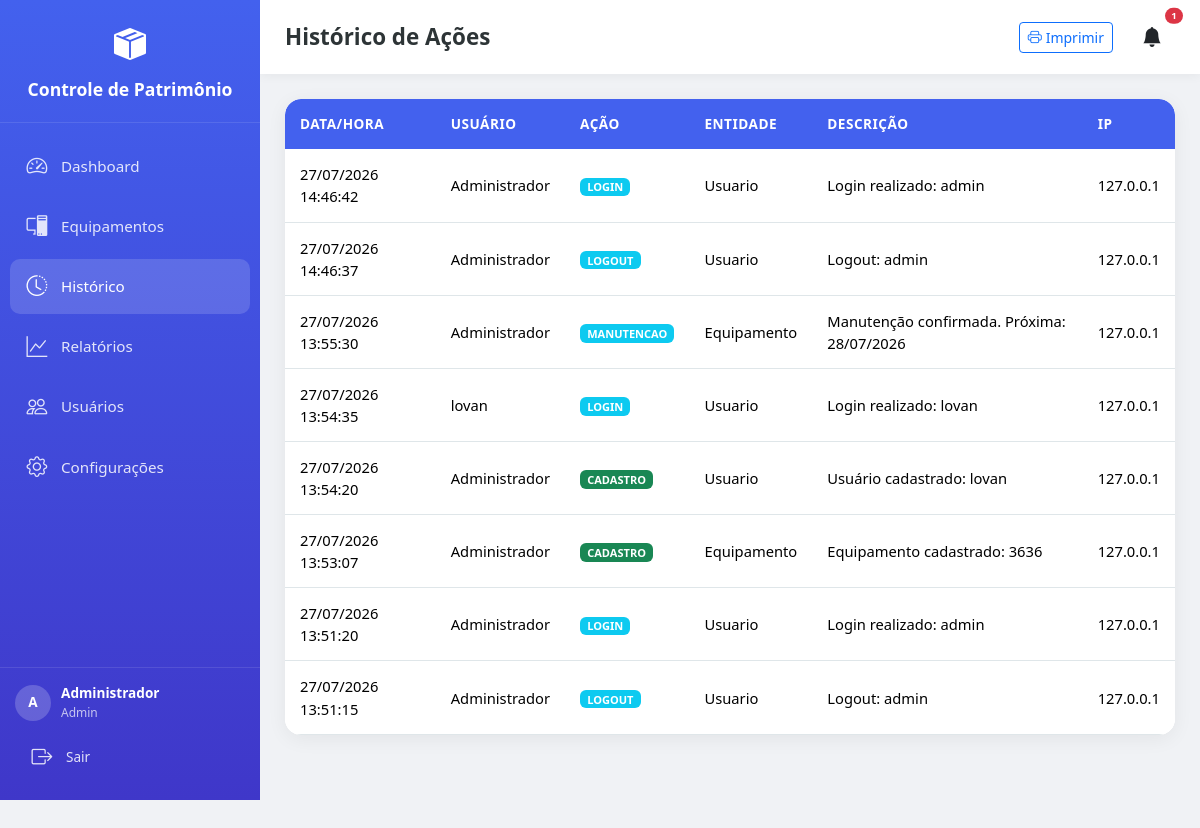
Page /historico (signed in) on the earlier database version.
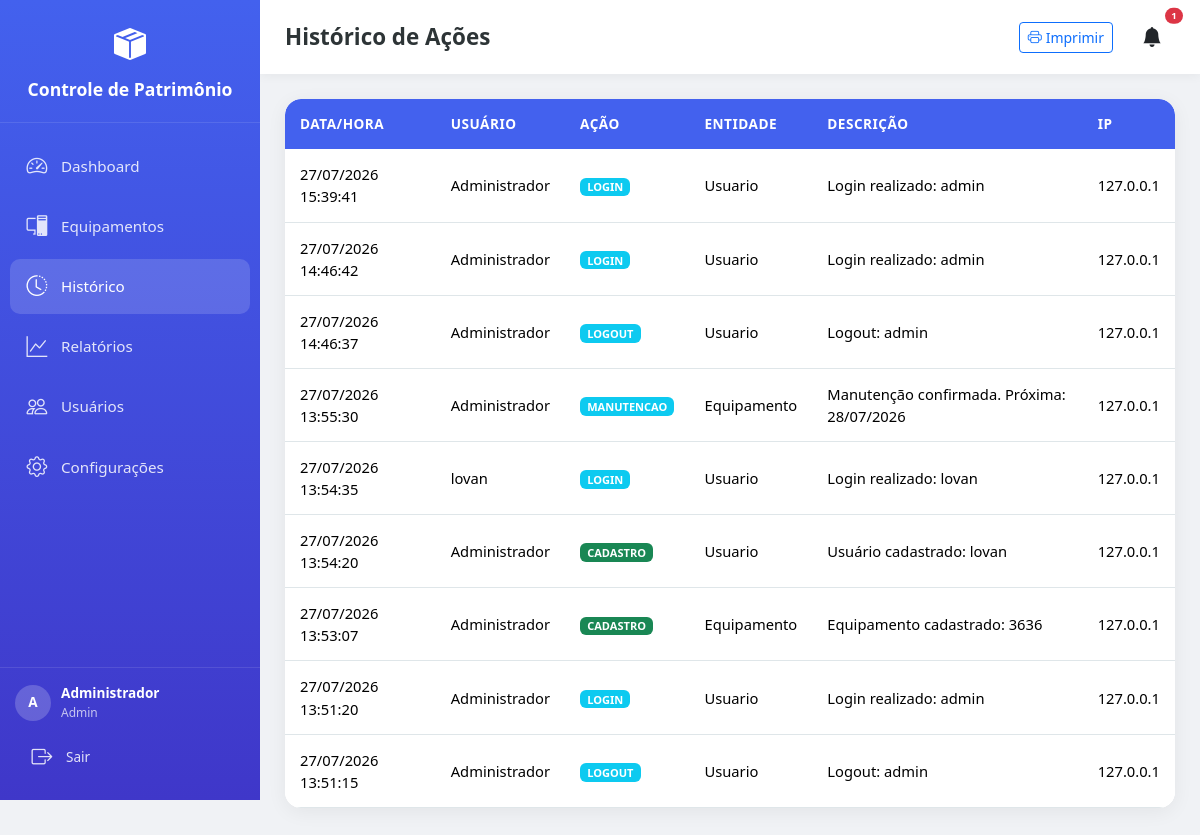
Same page on the later database version.
### app/models/models.py (models this page shows, shortened)
class Configuracao(db.Model):
    __tablename__ = 'configuracoes'
    id = db.Column(db.Integer, primary_key=True)
    nome_empresa = db.Column(db.String(200), default='Controle de Patrimônio')
    logo = db.Column(db.String(200), nullable=True)
    dias_lembrete_manutencao = db.Column(db.String(50), default='30,15,7,1')
    tema = db.Column(db.String(20), default='claro')
    data_atualizacao = db.Column(db.DateTime, default=datetime.now, onupdate=datetime.now)

class Usuario(UserMixin, db.Model):
    __tablename__ = 'usuarios'
    id = db.Column(db.Integer, primary_key=True)
    nome = db.Column(db.String(100), nullable=False)
    username = db.Column(db.String(50), unique=True, nullable=False)
    email = db.Column(db.String(120), unique=True, nullable=False)
    password_hash = db.Column(db.String(256), nullable=False)
    is_admin = db.Column(db.Boolean, default=False)
    ativo = db.Column(db.Boolean, default=True)
    data_criacao = db.Column(db.DateTime, default=datetime.now)
    equipamentos = db.relationship('Equipamento', backref='usuario_cadastro', lazy=True)

class Historico(db.Model):
    __tablename__ = 'historico'
    id = db.Column(db.Integer, primary_key=True)
    usuario_id = db.Column(db.Integer, db.ForeignKey('usuarios.id'), nullable=True)
    usuario_nome = db.Column(db.String(100))
    acao = db.Column(db.String(50), nullable=False)
    entidade = db.Column(db.String(50), nullable=False)
    entidade_id = db.Column(db.Integer)
    descricao = db.Column(db.Text)
    data = db.Column(db.DateTime, default=datetime.now)
    ip = db.Column(db.String(50))

### app/routes/main.py (the view)
@bp.route('/historico')
@login_required
def historico():
    page = request.args.get('page', 1, type=int)
    query = Historico.query.order_by(Historico.data.desc())
    pagination = query.paginate(page=page, per_page=50, error_out=False)
    config = Configuracao.query.first()
    return render_template('historico.html', historico=pagination.items, pagination=pagination, config=config)

### app/__init__.py (called while the page is built)
def create_app():
    app = Flask(__name__)
    app.config.from_object(Config)
    db.init_app(app)
    login_manager.init_app(app)
    login_manager.login_view = 'auth.login'
    login_manager.login_message = 'Por favor, faça login para acessar esta página.'
    login_manager.login_message_category = 'warning'
    with app.app_context():
        from app.routes import auth, main, api, admin
        app.register_blueprint(auth.bp)
        app.register_blueprint(main.bp)
        app.register_blueprint(api.bp, url_prefix='/api')
        app.register_blueprint(admin.bp, url_prefix='/admin')
        db.create_all()
        criar_admin_padrao()
        criar_config_padrao()
    @app.context_processor
    def inject_date():
        from datetime import date
        return dict(date=date)
    return app

### app/routes/auth.py (called while the page is built)
@login_manager.user_loader
def load_user(user_id):
    return Usuario.query.get(int(user_id))

### app/templates/historico.html (shortened to what this page needs)
{% extends "base.html" %}
{% block page_title %}Histórico de Ações{% endblock %}
{% block content %}
<div class="card-modern overflow-hidden">
    <div class="table-responsive">
        <table class="table table-modern mb-0">
            <thead>
                <tr>
                    <th>Data/Hora</th>
                    <th>Usuário</th>
                    <th>Ação</th>
                    <th>Entidade</th>
                    <th>Descrição</th>
                    <th>IP</th>
                </tr>
            </thead>
            <tbody>
                {% for h in historico %}
                <tr>
                    <td>{{ h.data.strftime('%d/%m/%Y %H:%M:%S') }}</td>
                    <td>{{ h.usuario_nome or 'Sistema' }}</td>
                    <td><span class="badge bg-{{ 'success' if h.acao=='CADASTRO' else 'warning' if h.acao=='EDICAO' else 'danger' if h.acao=='EXCLUSAO' else 'info' }}">{{ h.acao }}</span></td>
                    <td>{{ h.entidade }}</td>
                    <td>{{ h.descricao or '-' }}</td>
                    <td>{{ h.ip or '-' }}</td>
                </tr>
                {% else %}
                <tr><td colspan="6" class="text-center py-4 text-muted">Nenhum registro.</td></tr>
                {% endfor %}
            </tbody>
        </table>
    </div>
</div>
{% endblock %}

### app/templates/base.html (shortened to what this page needs)
<!DOCTYPE html>
<html lang="pt-BR" data-theme="{{ config.tema if config else 'claro' }}">
<head>
    <link href="https://cdn.jsdelivr.net/npm/bootstrap@5.3.2/dist/css/bootstrap.min.css" rel="stylesheet">
    <link rel="stylesheet" href="https://cdn.jsdelivr.net/npm/bootstrap-icons@1.11.1/font/bootstrap-icons.css">
    <link rel="stylesheet" href="/static/css/style.css">
</head>
<body>
    {% if current_user.is_authenticated %}
    <nav class="sidebar" id="sidebar">
        <div class="sidebar-header">
            <div class="logo-icon"><i class="bi bi-box-seam-fill"></i></div>
            <div class="logo-text">{{ config.nome_empresa if config else 'Patrimônio' }}</div>
        </div>
        <div class="sidebar-nav">
            <div class="nav-item">
                <a href="{{ url_for('main.dashboard') }}" class="nav-link {% if request.endpoint == 'main.dashboard' %}active{% endif %}">
                    <i class="bi bi-speedometer2"></i>
                    <span class="nav-text">Dashboard</span>
                </a>
            </div>
            <div class="nav-item">
                <a href="{{ url_for('main.equipamentos') }}" class="nav-link {% if request.endpoint.startswith('main.equipamento') %}active{% endif %}">
                    <i class="bi bi-pc-display"></i>
                    <span class="nav-text">Equipamentos</span>
                </a>
            </div>
            <div class="nav-item">
                <a href="{{ url_for('main.historico') }}" class="nav-link {% if request.endpoint == 'main.historico' %}active{% endif %}">
                    <i class="bi bi-clock-history"></i>
                    <span class="nav-text">Histórico</span>
                </a>
            </div>
            <div class="nav-item">
                <a href="{{ url_for('main.relatorios') }}" class="nav-link {% if request.endpoint == 'main.relatorios' %}active{% endif %}">
                    <i class="bi bi-graph-up"></i>
                    <span class="nav-text">Relatórios</span>
                </a>
            </div>
            {% if current_user.is_admin %}
            <div class="nav-item">
                <a href="{{ url_for('admin.usuarios') }}" class="nav-link {% if request.endpoint.startswith('admin.') %}active{% endif %}">
                    <i class="bi bi-people"></i>
                    <span class="nav-text">Usuários</span>
                </a>
            </div>
            <div class="nav-item">
                <a href="{{ url_for('admin.configuracoes') }}" class="nav-link {% if request.endpoint == 'admin.configuracoes' %}active{% endif %}">
                    <i class="bi bi-gear"></i>
                    <span class="nav-text">Configurações</span>
                </a>
            </div>
            {% endif %}
        </div>
        <div class="sidebar-footer">
            <div class="user-info">
                <div class="user-avatar">{{ current_user.nome[0] }}</div>
                <div>
                    <div style="font-weight:600;">{{ current_user.nome }}</div>
                    <div style="opacity:0.7; font-size:0.75rem;">{{ 'Admin' if current_user.is_admin else 'Usuário' }}</div>
                </div>
            </div>
            <a href="{{ url_for('auth.logout') }}" class="nav-link mt-2" style="font-size:0.85rem;">
                <i class="bi bi-box-arrow-right"></i>
                <span class="nav-text">Sair</span>
            </a>
        </div>
    </nav>
    {% endif %}
    <div class="main-content">
        {% if current_user.is_authenticated %}
        <div class="topbar no-print">
            <h1 class="page-title">{% block page_title %}Dashboard{% endblock %}</h1>
            <div class="d-flex align-items-center gap-3">
                <a href="{{ url_for('main.impressao') }}" target="_blank" class="btn btn-sm btn-outline-primary no-print d-none d-md-inline-flex">
                    <i class="bi bi-printer me-1"></i> Imprimir
                </a>
                <div class="dropdown no-print">
                    <button class="btn btn-link text-dark position-relative" data-bs-toggle="dropdown">
                        <i class="bi bi-bell-fill fs-5"></i>
                        <span class="position-absolute top-0 start-100 translate-middle badge rounded-pill bg-danger" id="notifCount" style="font-size:0.6rem; display:none;">0</span>
                    </button>
                </div>
            </div>
        </div>
        {% endif %}
        <div class="content-area">
            {% block content %}{% endblock %}
        </div>
    </div>
</body>
</html>

### app/static/css/style.css (style rules this page uses)
.card-modern { animation: slideUp 0.4s ease forwards; }

### app/templates/base.html (style rules this page uses)
:root { --primary: #4361ee; --primary-light: #4895ef; --secondary: #3f37c9; --success: #4cc9f0; --danger: #f72585; --warning: #f9c74f; --info: #90e0ef; --light: #f8f9fa; --dark: #212529; --bg-body: #f0f2f5; --bg-card: #ffffff; --text-main: #2d3436; --text-muted: #636e72; --border-color: #dfe6e9; --sidebar-width: 260px; --sidebar-collapsed: 70px; }
* { box-sizing: border-box; }
body { font-family: 'Segoe UI', system-ui, -apple-system, sans-serif; background: var(--bg-body); color: var(--text-main); min-height: 100vh; overflow-x: hidden; }
.sidebar { position: fixed; top: 0; left: 0; width: var(--sidebar-width); height: 100vh; background: linear-gradient(180deg, var(--primary) 0%, var(--secondary) 100%); color: white; z-index: 1000; transition: all 0.3s ease; display: flex; flex-direction: column; overflow-y: auto; }
.sidebar-header { padding: 20px; text-align: center; border-bottom: 1px solid rgba(255,255,255,0.1); }
.logo-icon { font-size: 2rem; color: white; }
.logo-text { font-size: 1.1rem; font-weight: 700; margin-top: 8px; }
.sidebar-nav { flex: 1; padding: 15px 10px; }
.nav-item { margin-bottom: 5px; }
.nav-link { display: flex; align-items: center; padding: 12px 15px; color: rgba(255,255,255,0.85); text-decoration: none; border-radius: 10px; transition: all 0.2s; font-size: 0.95rem; }
.nav-link:hover, .nav-link.active { background: rgba(255,255,255,0.15); color: white; }
.nav-link i { font-size: 1.3rem; margin-right: 12px; min-width: 24px; text-align: center; }
.sidebar-footer { padding: 15px; border-top: 1px solid rgba(255,255,255,0.1); }
.user-info { display: flex; align-items: center; gap: 10px; font-size: 0.85rem; }
.user-avatar { width: 36px; height: 36px; border-radius: 50%; background: rgba(255,255,255,0.2); display: flex; align-items: center; justify-content: center; font-weight: bold; }
.main-content { margin-left: var(--sidebar-width); min-height: 100vh; transition: margin-left 0.3s ease; padding-bottom: 80px; }
.topbar { background: var(--bg-card); padding: 15px 25px; display: flex; align-items: center; justify-content: space-between; box-shadow: 0 2px 10px rgba(0,0,0,0.05); position: sticky; top: 0; z-index: 100; }
.page-title { font-size: 1.4rem; font-weight: 700; color: var(--text-main); margin: 0; }
.content-area { padding: 25px; }
.card-modern { background: var(--bg-card); border: none; border-radius: 16px; box-shadow: 0 4px 20px rgba(0,0,0,0.06); transition: transform 0.2s, box-shadow 0.2s; }
.table-modern { background: var(--bg-card); border-radius: 16px; overflow: hidden; }
.table-modern thead th { background: var(--primary); color: white; font-weight: 600; font-size: 0.85rem; text-transform: uppercase; letter-spacing: 0.5px; padding: 15px; border: none; position: sticky; top: 0; z-index: 10; }
.table-modern tbody td { padding: 14px 15px; border-bottom: 1px solid var(--border-color); vertical-align: middle; font-size: 0.92rem; }

Differences in the rows shown:
added Historico: data "27/07/2026 15:39:41", usuario_nome "Administrador", acao "LOGIN", entidade "Usuario", descricao "Login realizado: admin", ip "127.0.0.1"
